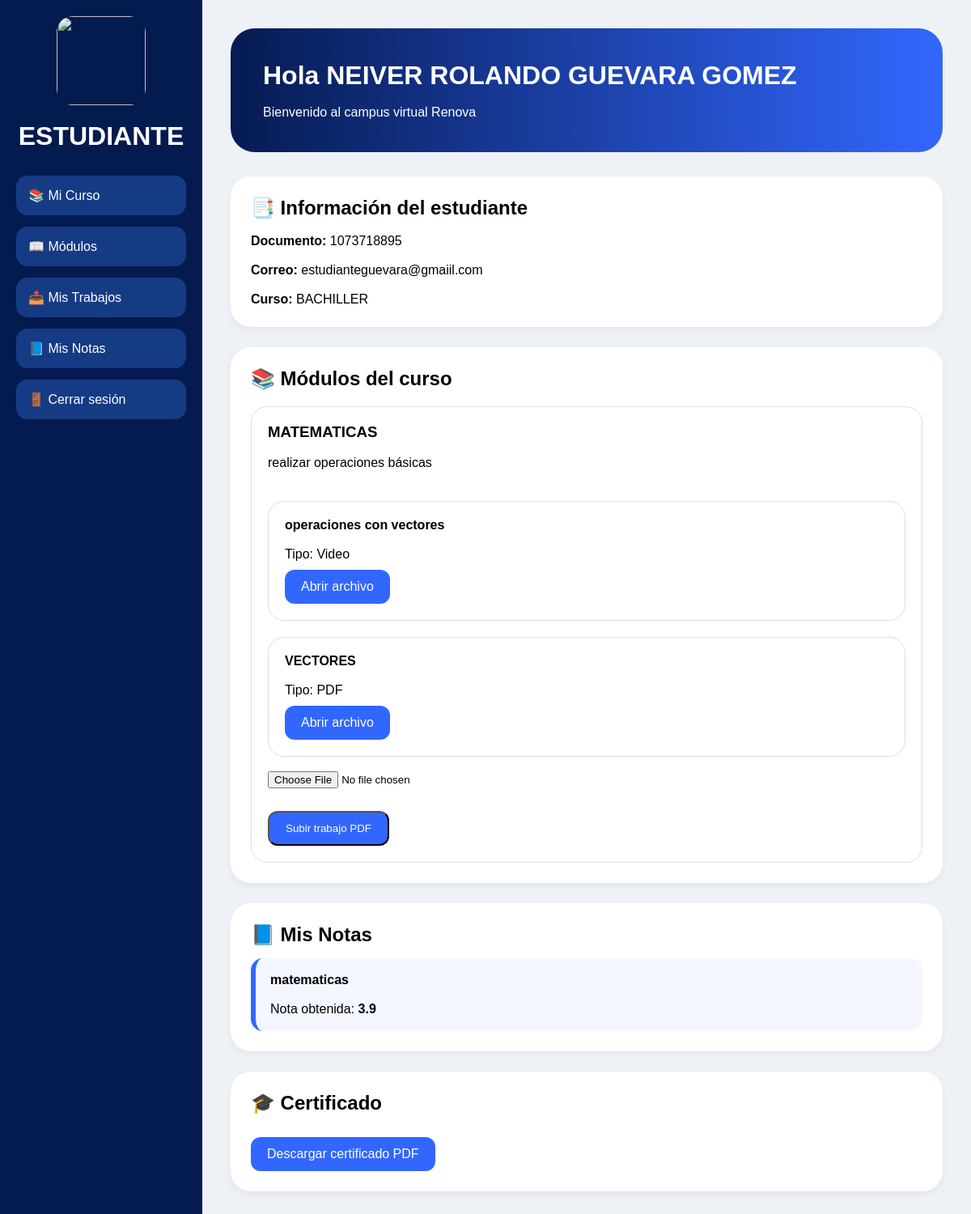
/panel_estudiante (signed in), run on the app's committed database.
### tables this page shows
CREATE TABLE estudiantes (
        id INTEGER PRIMARY KEY AUTOINCREMENT,
        nombre TEXT,
        documento TEXT,
        correo TEXT,
        password TEXT,
        curso_id INTEGER
    );

CREATE TABLE cursos (
        id INTEGER PRIMARY KEY AUTOINCREMENT,
        nombre TEXT
    );

CREATE TABLE modulos (
        id INTEGER PRIMARY KEY AUTOINCREMENT,
        titulo TEXT,
        descripcion TEXT,
        docente_id INTEGER
    );

CREATE TABLE contenidos (
        id INTEGER PRIMARY KEY AUTOINCREMENT,
        titulo TEXT,
        tipo TEXT,
        url TEXT,
        modulo_id INTEGER
    );

CREATE TABLE notas (
        id INTEGER PRIMARY KEY AUTOINCREMENT,
        estudiante_id INTEGER,
        materia TEXT,
        nota REAL
    );

### app.py (the view)
@app.route("/panel_estudiante")
def panel_estudiante():
    if "estudiante_id" not in session:
        return redirect("/estudiante_login")
    conn = sqlite3.connect("database.db")
    conn.row_factory = sqlite3.Row
    cursor = conn.cursor()
    estudiante_id = session["estudiante_id"]
    estudiante = cursor.execute("""
        SELECT estudiantes.*,
               cursos.nombre AS curso_nombre
        FROM estudiantes
        LEFT JOIN cursos
        ON estudiantes.curso_id = cursos.id
        WHERE estudiantes.id=?
    """, (estudiante_id,)).fetchone()
    modulos = cursor.execute("""
        SELECT modulos.*
        FROM modulos
        JOIN docentes
        ON modulos.docente_id = docentes.id
        WHERE docentes.curso_id=?
        ORDER BY modulos.id DESC
    """, (estudiante["curso_id"],)).fetchall()
    contenidos = cursor.execute("""
        SELECT contenidos.*
        FROM contenidos
        JOIN modulos
        ON contenidos.modulo_id = modulos.id
        JOIN docentes
        ON modulos.docente_id = docentes.id
        WHERE docentes.curso_id=?
        ORDER BY contenidos.id DESC
    """, (estudiante["curso_id"],)).fetchall()
    entregas = cursor.execute("""
        SELECT entregas.*,
               modulos.titulo AS modulo_nombre
        FROM entregas
        JOIN modulos
        ON entregas.modulo_id = modulos.id
        WHERE entregas.estudiante_id=?
        ORDER BY entregas.id DESC
    """, (estudiante_id,)).fetchall()
    notas = cursor.execute("SELECT * FROM notas WHERE estudiante_id=? ORDER BY id DESC", (estudiante_id,)).fetchall()
    conn.close()
    return render_template("panel_estudiante.html", estudiante=estudiante, modulos=modulos, contenidos=contenidos, entregas=entregas, notas=notas)

### templates/panel_estudiante.html (shortened to what this page needs)
<!DOCTYPE html>
<html lang="es">
<head>
</head>
<body>
    <div class="sidebar">
        <img src="/static/logo.png" class="logo">
        <h1>ESTUDIANTE</h1>
        <div class="menu">
            <a href="#">📚 Mi Curso</a>
            <a href="#">📖 Módulos</a>
            <a href="#">📤 Mis Trabajos</a>
            <a href="#">📘 Mis Notas</a>
            <a href="/logout">🚪 Cerrar sesión</a>
        </div>
    </div>
    <div class="contenido">
        <div class="header">
            <h1>
                Hola {{ estudiante.nombre }}
            </h1>
            <br>
            <p>
                Bienvenido al campus virtual Renova
            </p>
        </div>
        <div class="card">
            <h2>📑 Información del estudiante</h2>
            <br>
            <p>
                <strong>Documento:</strong>
                {{ estudiante.documento }}
            </p>
            <br>
            <p>
                <strong>Correo:</strong>
                {{ estudiante.correo }}
            </p>
            <br>
            <p>
                <strong>Curso:</strong>
                {{ estudiante.curso_nombre }}
            </p>
        </div>
        <div class="card">
            <h2>📚 Módulos del curso</h2>
            {% for modulo in modulos %}
            <div class="modulo">
                <h3>{{ modulo.titulo }}</h3>
                <br>
                <p>{{ modulo.descripcion }}</p>
                <br>
                {% for contenido in contenidos %}
                    {% if contenido.modulo_id == modulo.id %}
                    <div class="modulo">
                        <strong>{{ contenido.titulo }}</strong>
                        <br><br>
                        Tipo:
                        {{ contenido.tipo }}
                        <br>
                        <a
                            href="/uploads/{{ contenido.url }}"
                            target="_blank"
                            class="btn"
                        >
                            Abrir archivo
                        </a>
                    </div>
                    {% endif %}
                {% endfor %}
                <br>
                <form
                    action="/subir_tarea/{{ modulo.id }}"
                    method="POST"
                    enctype="multipart/form-data"
                >
                    <input
                        type="file"
                        name="archivo"
                        required
                    >
                    <br><br>
                    <button class="btn">
                        Subir trabajo PDF
                    </button>
                </form>
            </div>
            {% endfor %}
        </div>
        <div class="card">
            <h2>📘 Mis Notas</h2>
            {% if notas %}
                {% for nota in notas %}
                <div class="nota">
                    <strong>{{ nota.materia }}</strong>
                    <br><br>
                    Nota obtenida:
                    <strong>{{ nota.nota }}</strong>
                </div>
                {% endfor %}
            {% else %}
                <br>
                <p>No tienes notas registradas.</p>
            {% endif %}
        </div>
        <div class="card">
            <h2>🎓 Certificado</h2>
            <br>
            <a
                href="/certificado/{{ estudiante.id }}"
                class="btn"
            >
                Descargar certificado PDF
            </a>
        </div>
    </div>
</body>
</html>

### templates/panel_estudiante.html (style rules this page uses)
* { margin:0; padding:0; box-sizing:border-box; font-family:Arial; }
body { background:#eef2f7; display:flex; }
.sidebar { width:250px; background:#031b4e; min-height:100vh; padding:20px; color:white; }
.logo { width:110px; height:110px; border-radius:20px; display:block; margin:auto; margin-bottom:20px; }
.sidebar h1 { text-align:center; margin-bottom:30px; }
.menu a { display:block; padding:15px; background:#163b85; color:white; text-decoration:none; border-radius:14px; margin-bottom:14px; }
.contenido { flex:1; padding:35px; }
.header { background:linear-gradient(90deg,#061b52,#3267ff); color:white; padding:40px; border-radius:30px; margin-bottom:30px; }
.card { background:white; padding:25px; border-radius:25px; margin-bottom:25px; box-shadow:0 4px 10px rgba(0,0,0,.05); }
.modulo { border:1px solid #ddd; padding:20px; border-radius:20px; margin-top:20px; }
.btn { display:inline-block; background:#3267ff; color:white; padding:12px 20px; border-radius:12px; text-decoration:none; margin-top:10px; }
.nota { background:#f4f7ff; padding:18px; border-radius:15px; margin-top:15px; border-left:6px solid #3267ff; }

### data on the page
estudiantes: nombre "NEIVER ROLANDO GUEVARA GOMEZ", documento "1073718895", correo "estudianteguevara@gmaiil.com"
cursos: curso_nombre "BACHILLER"
modulos: titulo "MATEMATICAS", descripcion "realizar operaciones básicas"
contenidos: titulo "operaciones con vectores", tipo "Video"
contenidos: titulo "VECTORES", tipo "PDF"
notas: materia "matematicas", nota "3.9"
